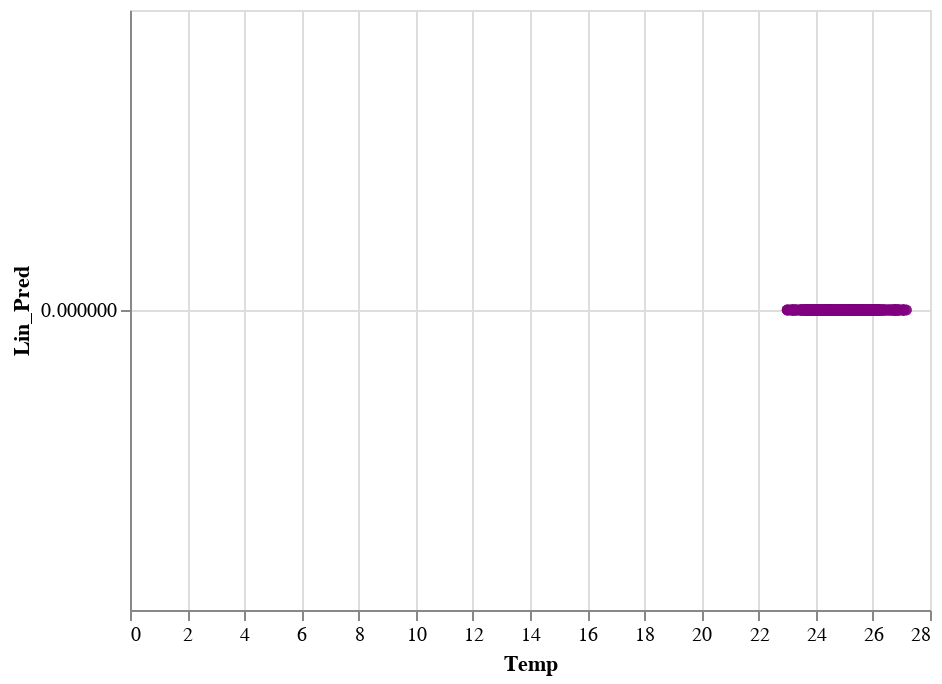

This figure's notebook cell:
### Code cell
alt.Chart(df).mark_circle(color="purple").encode(
    x = "Temp",
    y = "Lin_Pred"
)

### Figure 1 — Vega-Lite specification as saved in the notebook (floating-point values rounded to 4 significant figures; data arrays with more than 128 entries replaced by an {"elided": "..."} marker saying what was removed)
{"config": {"view": {"continuousWidth": 400, "continuousHeight": 300}}, "data": {"name": "data-9dea70b0009bcff103bfa0a69b9cb8dd"}, "mark": {"type": "circle", "color": "purple"}, "encoding": {"x": {"field": "Temp", "type": "quantitative"}, "y": {"field": "Lin_Pred", "type": "quantitative"}}, "$schema": "https://vega.github.io/schema/vega-lite/v4.17.0.json", "datasets": {"data-9dea70b0009bcff103bfa0a69b9cb8dd": {"elided": "2000 records"}}}
